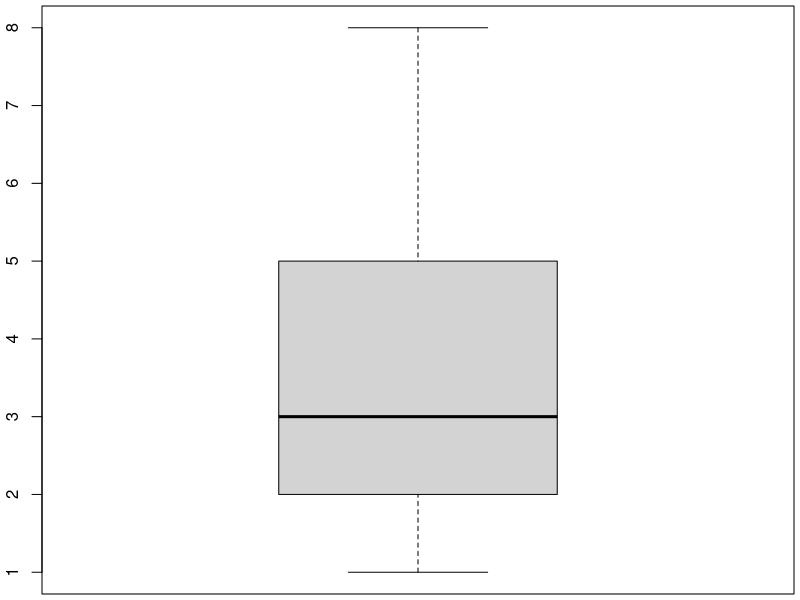

The R script that drew this image:
#! /usr/bin/env Rscript

data <- read.csv("dataset1.csv")

pdf("dataset1.pdf", width=3, height=5)
par(mar=c(0.2,2,0.2,0.2)+0.1, mgp=c(-1,1,0))

boxplot(data$Age, names=c("Age"), outline=F)
